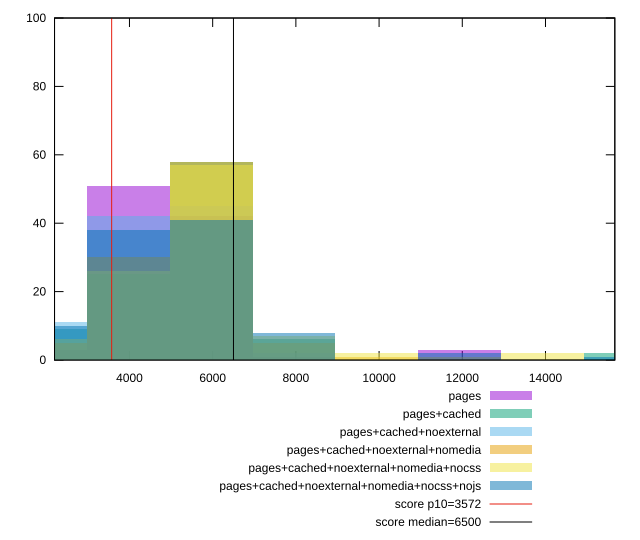

Write the gnuplot code that produced this figure.
reset

$pages <<EOF
5966.81886123634 42
3977.8792408242266 51
11933.63772247268 3
7955.758481648453 1
1988.9396204121133 3
EOF

$pagesCached <<EOF
5966.81886123634 58
1988.9396204121133 9
3977.8792408242266 25
7955.758481648453 6
15911.516963296906 2
EOF

$pagesCachedNoexternal <<EOF
3977.8792408242266 42
5966.81886123634 45
1988.9396204121133 11
7955.758481648453 2
EOF

$pagesCachedNoexternalNomedia <<EOF
5966.81886123634 58
3977.8792408242266 30
7955.758481648453 5
9944.698102060567 1
1988.9396204121133 5
11933.63772247268 1
EOF

$pagesCachedNoexternalNomediaNocss <<EOF
5966.81886123634 57
3977.8792408242266 26
1988.9396204121133 6
7955.758481648453 7
13922.577342884793 2
9944.698102060567 2
EOF

$pagesCachedNoexternalNomediaNocssNojs <<EOF
5966.81886123634 41
3977.8792408242266 38
1988.9396204121133 10
11933.63772247268 2
7955.758481648453 8
15911.516963296906 1
EOF

set key outside below
set boxwidth 1988.9396204121133
set xrange [2198.8225:15666.501]
set yrange [0:100]
set trange [0:100]
set style fill transparent solid 0.5 noborder

set parametric
set terminal svg size 640, 540 enhanced background rgb 'white'
set output "reprap/first-cpu-idle/comparison/histogram/all_raw.svg"

plot $pages title "pages" with boxes, \
     $pagesCached title "pages+cached" with boxes, \
     $pagesCachedNoexternal title "pages+cached+noexternal" with boxes, \
     $pagesCachedNoexternalNomedia title "pages+cached+noexternal+nomedia" with boxes, \
     $pagesCachedNoexternalNomediaNocss title "pages+cached+noexternal+nomedia+nocss" with boxes, \
     $pagesCachedNoexternalNomediaNocssNojs title "pages+cached+noexternal+nomedia+nocss+nojs" with boxes, \
     3572,t title "score p10=3572", \
     6500,t title "score median=6500"

reset
